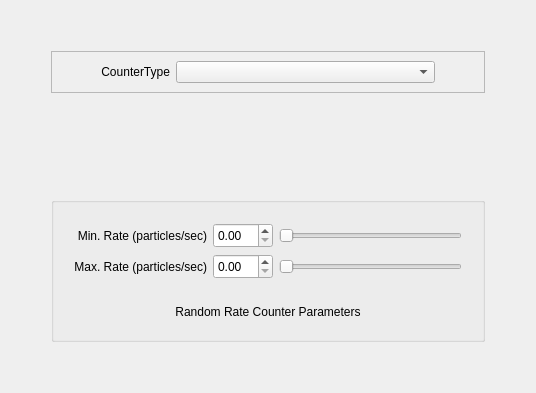
         <widget class="QWidget" name="CounterTab" >
          <attribute name="title" >
           <string>Counter</string>
          </attribute>
          <layout class="QGridLayout" name="gridLayout" >
           <item row="1" column="1" >
            <widget class="QFrame" name="CounterTypeFrame" >
             <property name="frameShape" >
              <enum>QFrame::StyledPanel</enum>
             </property>
             <property name="frameShadow" >
              <enum>QFrame::Raised</enum>
             </property>
             <layout class="QHBoxLayout" name="horizontalLayout_17" >
              <item>
               <spacer name="horizontalSpacer_26" >
                <property name="orientation" >
                 <enum>Qt::Horizontal</enum>
                </property>
                <property name="sizeType" >
                 <enum>QSizePolicy::Preferred</enum>
                </property>
                <property name="sizeHint" stdset="0" >
                 <size>
                  <width>40</width>
                  <height>20</height>
                 </size>
                </property>
               </spacer>
              </item>
              <item>
               <widget class="QLabel" name="CounterTypeLabel" >
                <property name="sizePolicy" >
                 <sizepolicy vsizetype="Preferred" hsizetype="Fixed" >
                  <horstretch>0</horstretch>
                  <verstretch>0</verstretch>
                 </sizepolicy>
                </property>
                <property name="text" >
                 <string>CounterType</string>
                </property>
                <property name="alignment" >
                 <set>Qt::AlignRight|Qt::AlignTrailing|Qt::AlignVCenter</set>
                </property>
               </widget>
              </item>
              <item>
               <widget class="QComboBox" name="CounterTypeComboBox" />
              </item>
              <item>
               <spacer name="horizontalSpacer_42" >
                <property name="orientation" >
                 <enum>Qt::Horizontal</enum>
                </property>
                <property name="sizeType" >
                 <enum>QSizePolicy::Preferred</enum>
                </property>
                <property name="sizeHint" stdset="0" >
                 <size>
                  <width>40</width>
                  <height>20</height>
                 </size>
                </property>
               </spacer>
              </item>
             </layout>
            </widget>
           </item>
           <item row="2" column="1" >
            <spacer name="verticalSpacer_7" >
             <property name="orientation" >
              <enum>Qt::Vertical</enum>
             </property>
             <property name="sizeType" >
              <enum>QSizePolicy::MinimumExpanding</enum>
             </property>
             <property name="sizeHint" stdset="0" >
              <size>
               <width>434</width>
               <height>98</height>
              </size>
             </property>
            </spacer>
           </item>
           <item row="3" column="1" >
            <widget class="QGroupBox" name="RandomRateBox" >
             <property name="sizePolicy" >
              <sizepolicy vsizetype="Fixed" hsizetype="Expanding" >
               <horstretch>0</horstretch>
               <verstretch>0</verstretch>
              </sizepolicy>
             </property>
             <property name="title" >
              <string/>
             </property>
             <layout class="QGridLayout" name="gridLayout_17" >
              <property name="margin" >
               <number>20</number>
              </property>
              <property name="verticalSpacing" >
               <number>6</number>
              </property>
              <item row="0" column="0" >
               <widget class="QLabel" name="MinRateLabel" >
                <property name="sizePolicy" >
                 <sizepolicy vsizetype="Fixed" hsizetype="Preferred" >
                  <horstretch>0</horstretch>
                  <verstretch>0</verstretch>
                 </sizepolicy>
                </property>
                <property name="minimumSize" >
                 <size>
                  <width>0</width>
                  <height>25</height>
                 </size>
                </property>
                <property name="text" >
                 <string>Min. Rate (particles/sec)</string>
                </property>
                <property name="alignment" >
                 <set>Qt::AlignRight|Qt::AlignTrailing|Qt::AlignVCenter</set>
                </property>
               </widget>
              </item>
              <item row="1" column="0" >
               <widget class="QLabel" name="MaxRateLabel" >
                <property name="sizePolicy" >
                 <sizepolicy vsizetype="Fixed" hsizetype="Preferred" >
                  <horstretch>0</horstretch>
                  <verstretch>0</verstretch>
                 </sizepolicy>
                </property>
                <property name="minimumSize" >
                 <size>
                  <width>0</width>
                  <height>25</height>
                 </size>
                </property>
                <property name="text" >
                 <string>Max. Rate (particles/sec)</string>
                </property>
                <property name="alignment" >
                 <set>Qt::AlignRight|Qt::AlignTrailing|Qt::AlignVCenter</set>
                </property>
               </widget>
              </item>
              <item row="3" column="0" colspan="3" >
               <widget class="QLabel" name="RandomRateLabel" >
                <property name="sizePolicy" >
                 <sizepolicy vsizetype="Fixed" hsizetype="Preferred" >
                  <horstretch>0</horstretch>
                  <verstretch>0</verstretch>
                 </sizepolicy>
                </property>
                <property name="text" >
                 <string>Random Rate Counter Parameters</string>
                </property>
                <property name="alignment" >
                 <set>Qt::AlignCenter</set>
                </property>
               </widget>
              </item>
              <item row="2" column="0" >
               <spacer name="verticalSpacer_20" >
                <property name="orientation" >
                 <enum>Qt::Vertical</enum>
                </property>
                <property name="sizeType" >
                 <enum>QSizePolicy::Fixed</enum>
                </property>
                <property name="sizeHint" stdset="0" >
                 <size>
                  <width>20</width>
                  <height>20</height>
                 </size>
                </property>
               </spacer>
              </item>
              <item row="0" column="2" >
               <widget class="QSlider" name="MinRateSlider" >
                <property name="orientation" >
                 <enum>Qt::Horizontal</enum>
                </property>
               </widget>
              </item>
              <item row="1" column="2" >
               <widget class="QSlider" name="MaxRateSlider" >
                <property name="orientation" >
                 <enum>Qt::Horizontal</enum>
                </property>
               </widget>
              </item>
              <item row="0" column="1" >
               <widget class="QDoubleSpinBox" name="MinRateSpinBox" >
                <property name="sizePolicy" >
                 <sizepolicy vsizetype="Fixed" hsizetype="Fixed" >
                  <horstretch>0</horstretch>
                  <verstretch>0</verstretch>
                 </sizepolicy>
                </property>
                <property name="minimumSize" >
                 <size>
                  <width>60</width>
                  <height>25</height>
                 </size>
                </property>
                <property name="maximumSize" >
                 <size>
                  <width>60</width>
                  <height>25</height>
                 </size>
                </property>
               </widget>
              </item>
              <item row="1" column="1" >
               <widget class="QDoubleSpinBox" name="MaxRateSpinBox" >
                <property name="sizePolicy" >
                 <sizepolicy vsizetype="Fixed" hsizetype="Fixed" >
                  <horstretch>0</horstretch>
                  <verstretch>0</verstretch>
                 </sizepolicy>
                </property>
                <property name="minimumSize" >
                 <size>
                  <width>60</width>
                  <height>25</height>
                 </size>
                </property>
                <property name="maximumSize" >
                 <size>
                  <width>60</width>
                  <height>25</height>
                 </size>
                </property>
               </widget>
              </item>
             </layout>
            </widget>
           </item>
           <item rowspan="2" row="2" column="0" >
            <spacer name="horizontalSpacer_13" >
             <property name="orientation" >
              <enum>Qt::Horizontal</enum>
             </property>
             <property name="sizeType" >
              <enum>QSizePolicy::Preferred</enum>
             </property>
             <property name="sizeHint" stdset="0" >
              <size>
               <width>40</width>
               <height>20</height>
              </size>
             </property>
            </spacer>
           </item>
           <item rowspan="2" row="2" column="2" >
            <spacer name="horizontalSpacer_15" >
             <property name="orientation" >
              <enum>Qt::Horizontal</enum>
             </property>
             <property name="sizeType" >
              <enum>QSizePolicy::Preferred</enum>
             </property>
             <property name="sizeHint" stdset="0" >
              <size>
               <width>40</width>
               <height>20</height>
              </size>
             </property>
            </spacer>
           </item>
           <item row="4" column="1" >
            <spacer name="verticalSpacer_9" >
             <property name="orientation" >
              <enum>Qt::Vertical</enum>
             </property>
             <property name="sizeType" >
              <enum>QSizePolicy::Expanding</enum>
             </property>
             <property name="sizeHint" stdset="0" >
              <size>
               <width>20</width>
               <height>40</height>
              </size>
             </property>
            </spacer>
           </item>
           <item row="0" column="1" >
            <spacer name="verticalSpacer_10" >
             <property name="orientation" >
              <enum>Qt::Vertical</enum>
             </property>
             <property name="sizeHint" stdset="0" >
              <size>
               <width>20</width>
               <height>40</height>
              </size>
             </property>
            </spacer>
           </item>
          </layout>
         </widget>
